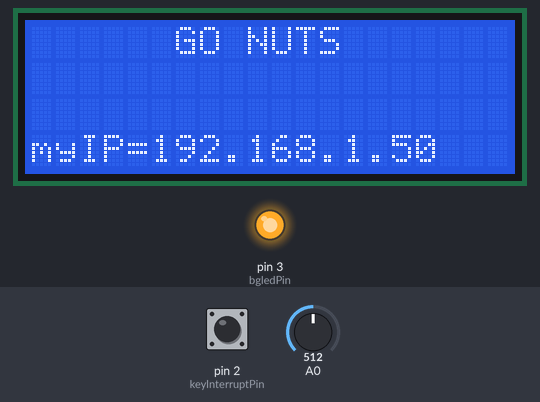
A sketch run on a simulated Arduino Uno, built with avr-gcc and run on an emulated ATmega328P. Parts: 20×4 character LCD, output pins drawn as LEDs (lit = HIGH). The test bench sets the inputs (shaded band); at power-on: A0 = 512, pin 2 (keyInterruptPin) LOW. WiFi joins after 1.5 s; servers stay silent unless stated; no MQTT or app messages arrive unless stated; what the sketch prints to the serial monitor is not drawn.

Above: at 1.6 s.
At 4.8 s:
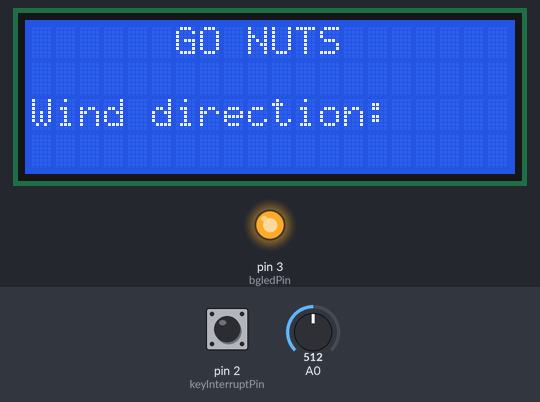
4.9 s: A0 set to 716
At 8.16 s:
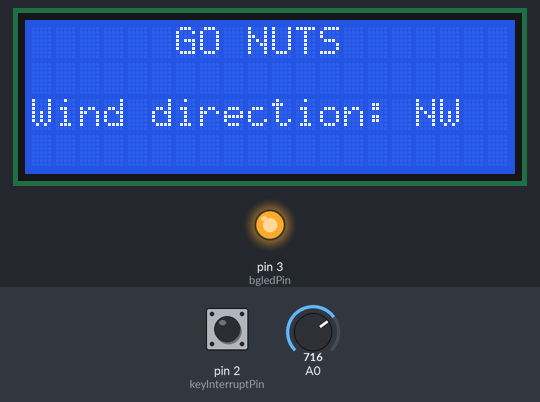
8.9 s: A0 set to 900
11.5 s: A0 set to 306
15.5 s: A0 set to 122
19.5 s: pin 2 (keyInterruptPin) pulled HIGH for 1.15 s
24.6 s: A0 set to 0
At 28.16 s:
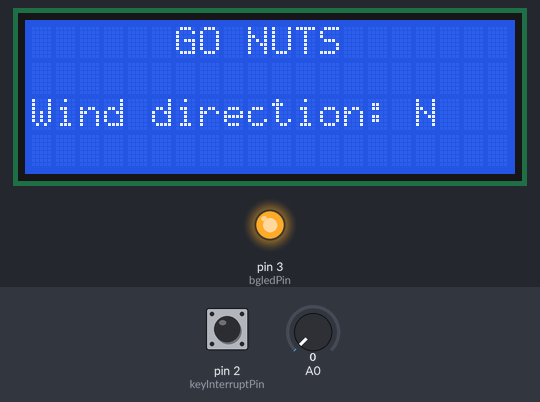
Timing chart, 0 to 29.6 s (numbered marks = the images above; inputs shaded):
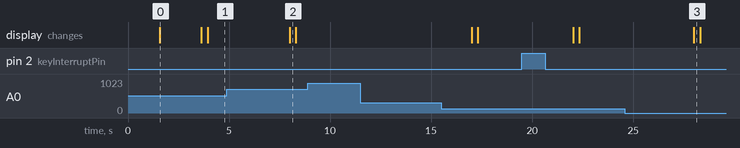

Measured:
- after the input at 4.9 s, the display: changes after 3.1 s (image 2)
- after the input at 8.9 s, every drawn part: stays the same
- after the input at 11.5 s, every drawn part: stays the same
- after the input at 24.6 s, the display: changes after 3.4 s (image 3)
- what the display in image 0 shows lasts 2.0 s, from 1.6 s to 3.6 s

The sketch:

iot_wind_direction.ino
```cpp
#include <LiquidCrystal.h>    // LCD library
#include <Ethernet.h>         // Ethernet library W5100
#include <PubSubClient.h>     // MQTT library
#include <TimerOne.h>         // timer library


////////////////////////////////// GLOBALS //////////////////////////////////////////////
/////////////////////////////////////////////////////////////////////////////////////////

// SAMPLING SETTINGS
const unsigned long int sampleInterval = 1000000;   // sample interval in µs
const int n_samples = 20;

// IO PINS
const byte inputPin = B00000000; // wind dir signal input A0
const int keyInterruptPin = 2;
const byte buttonPins [3] = {A1,A2,A3};
const int buttonPinsSize = 3;
const int bgledPin = 3;


// VOLATILES
volatile int dispButtonPress = 1;     // 0 = off, 1,2 = modes
volatile bool dispOn = true;          // display power on/off
volatile int dispMode = 1;            // stores dispButtonPress 1,2
volatile bool sampleInQueue = false;  // if true, a sample is taken within loop function, flag is then reset


// LCD SETTINGS
const int cols = 20;
const int rows = 4;
const int rs = 4, en = 5, d4 = 6, d5 = 7, d6 = 8, d7 = 9;
LiquidCrystal lcd(rs, en, d4, d5, d6, d7);


// ETHERNET SETTINGS
EthernetClient ethClient;
static uint8_t mymac[6] = { 0x44,0x76,0x58,0x10,0x00,0x73 };


// MQTT SETTINGS
unsigned int Port = 1883;             //  MQTT port number
byte server[] = { 10,6,0,20 };        // TAMK IP

char* deviceId     = "GoNuts";        // * set your device id (will be the MQTT client username) *yksilöllinen*
char* clientId     = "gonutsclient";  // * set a random string (max 23 chars, will be the MQTT client id) *yksilöllinen*
char* deviceSecret = "tamk";          // * set your device secret (will be the MQTT client password) *kaikille yhteinen*


//  MQTT Server settings
void callback(char* topic, byte* payload, unsigned int length); // subscription callback for received MQTTT messages
PubSubClient client(server, Port, callback, ethClient);   // mqtt client


//  MQTT topic names
#define inTopic    "ICT1A_in_2020"     // * MQTT channel where data are received
#define outTopic   "ICT1A_out_2020"    // * MQTT channel where data is send

/////////////////////////////////////////////////////////////////////////////////////////
/////////////////////////////////////////////////////////////////////////////////////////


// Get corresponding value for degrees (N = 1, NE = 2 etc.)
int deg_to_val(int& deg){
  int dir_ranges[8] = {22,67,112,157,202,247,292,337};
  for(int i=0; i<7; i++){
    if((dir_ranges[i] < deg) && (deg <= dir_ranges[i+1])){
      return i+2;
    }
  }
  return 1;
}


// Read voltage from inputPin, convert to degrees
int read_v_to_deg(){
  // fine tuning variables
  float coef = 1;
  float offset = -7;

  // read voltage on inputPin, convert to degrees
  float deg = 0.0;
  float a = (float(AD_convert(inputPin))*(1023.0/850.0)*coef)+offset; // fix Vref 5 -> ~3.8 (1023*850)
  deg = (a * (360.0/1023.0));
  return deg;
}


int AD_convert(byte ch){
  //        76543210
  DIDR0  = B11111111;
  ADMUX  = B01000000 | ch; // reference voltage 5V, input ch
  ADCSRA = B11000111; // enable converter, start conversion

  while((ADCSRA & B01000000) != 0); // hold until conversion is ready

  return ADC;
}


void fetch_IP(void){
  byte rev=1;

  lcd.setCursor(0,3);
  //         01234567890123456789
  lcd.print("Waiting for IP");
  rev=Ethernet.begin(mymac); // get IP number
  Serial.print( F("\nW5100 Revision ") );

  if ( rev == 0){
    Serial.println( F( "Failed to access Ethernet controller" ) );
                                // 0123456789012345689
    lcd.setCursor(0,3); lcd.print("  Ethernet failed  ");
  }

  Serial.println( F( "Setting up DHCP" ));
  Serial.print("Connected with IP: ");
  Serial.println(Ethernet.localIP());

  lcd.setCursor(0,3);
  //         012345678901234567890
  lcd.print("                     ");

  lcd.setCursor(0,3);
  lcd.print("myIP=");
  lcd.print(Ethernet.localIP());
  delay(1500);
}


//  MQTT Routines
void send_MQTT_message(int val){                     // Send MQTT message
  char bufa[50];                                     //  Print message to serial monitor
  if (client.connected()){
    //"IOTJS={\"S_name\":\"Wind_dir1\",\"S_value\": %d}"
    sprintf(bufa,"IOTJS={\"S_name\":\"Wind_dir1\",\"S_value\": %d}", val);  // create message with header and data
    Serial.println( bufa );
    client.publish(outTopic,bufa);                   // send message to MQTT server
  }
  else{                                              // Reconnect if connection is lost
    delay(500);
    Serial.println("No, re-connecting" );
    client.connect(clientId, deviceId, deviceSecret);
    delay(1000);                                     // wait for reconnecting
  }
}


//  MQTT server connection
void Connect_MQTT_server(){
  Serial.println(" Connecting to MQTT" );
  Serial.print(server[0]); Serial.print(".");              // Print MQTT server IP number to Serial monitor
  Serial.print(server[1]); Serial.print(".");
  Serial.print(server[2]); Serial.print(".");
  Serial.println(server[3]);
  delay(500);

  if (!client.connected()){                                // check if allready connected
    if (client.connect(clientId, deviceId, deviceSecret)){ // connection to MQTT server
      Serial.println(" Connection OK " );
      client.subscribe(inTopic);                           // subscribe to in-topic
    }
    else{
       Serial.println(client.state());
    }
  }
}


//  Receive incoming MQTT message
void callback(char* topic, byte* payload, unsigned int length){
  char* receiv_string;                               // copy the payload content into a char*
  receiv_string = (char*) malloc(length + 1);
  memcpy(receiv_string, payload, length);            // copy received message to receiv_string
  receiv_string[length] = '\0';
  Serial.println( receiv_string );
  free(receiv_string);
}


// Find the mode from an array of wind dir samples
// Expected wind dir values are 1-8
int find_mode(const int A [], const int len){
  // wind_dir values   1 2 3 4 5 6 7 8
  int dircounts [8] = {0,0,0,0,0,0,0,0};

  // count occurences for each direction
  for(int i=0; i<len; i++){
    int dir = A[i];
    dircounts[dir-1] = dircounts[dir-1]+1;
  }

  // find mode from counts (var named moode cause shadowing is scary)
  int c_max = 0;
  int moode;
  for(int j=0; j<8; j++){
    if(dircounts[j] > c_max){
      moode = j+1;
      c_max = dircounts[j];
    }
  }

  return moode;
}


void IS_sample(){
  sampleInQueue = true;
}


void IS_keyscan(){
  for(int i=0; i<buttonPinsSize; i++){
    if(analogRead(buttonPins[i]) > 900){  // digitalRead didn't work for some reason
       dispButtonPress = i;
    }
  }
}


////////////////////////////////// SETUP, LOOP //////////////////////////////////////////
/////////////////////////////////////////////////////////////////////////////////////////


void setup() {
  Serial.begin(9600);
  // io pins
  pinMode(inputPin, INPUT);               // wind dir signal pin
  pinMode(keyInterruptPin, INPUT);        // keypad common interrupt pin
  for(auto pin : buttonPins){
    pinMode(pin, INPUT);
  }
  pinMode(bgledPin, OUTPUT);              // LCD bgled control

  // interrupts
  Timer1.initialize(sampleInterval);      // use scheduled interrupts for sample invoking
  Timer1.attachInterrupt(IS_sample);
  attachInterrupt(digitalPinToInterrupt(keyInterruptPin), IS_keyscan, RISING);


  // lcd, connections init
  lcd.begin(cols,rows);
  digitalWrite(bgledPin, HIGH);
  lcd.setCursor(0,0);
  lcd.print("      GO NUTS");
  fetch_IP();
  Connect_MQTT_server();
  lcd.clear();
}


// declare here to avoid unwanted resetting
int sample_count = 0;
int val_hist [n_samples] = {};

void loop() {
  const char* dirs [8] = {"N","NE","E","SE","S","SW","W","NW"};
  int deg;
  int val;
  char* dir;
  int moode;

  // get sample, update deg, val, dir
  if(sampleInQueue){
    deg = read_v_to_deg();
    Serial.print("deg: ");
    Serial.println(deg);

    val = deg_to_val(deg);
    Serial.print("val: ");
    Serial.println(val);

    dir = dirs[val-1];
    Serial.print("dir: ");
    Serial.println(dir);
    Serial.println();

    Serial.print("sample_count: ");
    Serial.println(sample_count);

    val_hist[sample_count] = val;

    sample_count++;
    sampleInQueue = false;      // reset sample flag
  }

  if(sample_count == n_samples){
    moode = find_mode(val_hist, n_samples);
    for(auto val : val_hist){   // clear val_hist
      val = 0;
    }

    sample_count = 0;           // reset sample counter
    send_MQTT_message(moode);
  }

  // TODO: LCD PRINTS

  if(dispButtonPress != 0){
    dispMode = dispButtonPress;
  }
  else{
    dispOn = !dispOn;
    dispButtonPress = dispMode; // set dispButtonPress back to avoid flicker
  }

  if(dispOn){
    digitalWrite(bgledPin, HIGH);
  }
  else{
    digitalWrite(bgledPin, LOW);
  }

  lcd.setCursor(0,0);
  if(dispOn){
    switch(dispMode){
      case 1:
        //           01234567890123456789
        lcd.println("      GO NUTS       ");
        lcd.setCursor(0,2);
        lcd.print("Wind direction: ");
        lcd.print("  ");
        lcd.setCursor(16,2);
        lcd.print(dir);
        break;

      case 2:
        //           01234567890123456789
        lcd.println("      GO NUTS       ");
        lcd.setCursor(0,2);
        lcd.print("My IP: ");
        lcd.print(Ethernet.localIP());
        lcd.print("   ");  // clear wind dir off the screen
        break;
    }
  }
  else lcd.clear();
}
```
